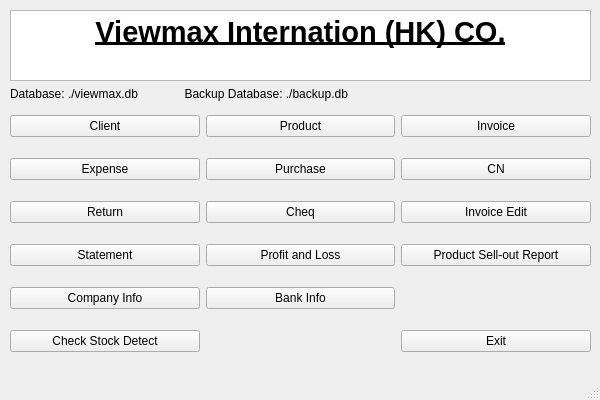
<?xml version="1.0" encoding="UTF-8"?>
<ui version="4.0">
 <class>MainWindow</class>
 <widget class="QMainWindow" name="MainWindow">
  <property name="geometry">
   <rect>
    <x>0</x>
    <y>0</y>
    <width>600</width>
    <height>400</height>
   </rect>
  </property>
  <property name="minimumSize">
   <size>
    <width>600</width>
    <height>400</height>
   </size>
  </property>
  <property name="maximumSize">
   <size>
    <width>600</width>
    <height>400</height>
   </size>
  </property>
  <property name="windowTitle">
   <string>MainWindow</string>
  </property>
  <widget class="QWidget" name="centralwidget">
   <widget class="QWidget" name="gridLayoutWidget">
    <property name="geometry">
     <rect>
      <x>10</x>
      <y>100</y>
      <width>581</width>
      <height>271</height>
     </rect>
    </property>
    <layout class="QGridLayout" name="gridLayout">
     <item row="0" column="3">
      <widget class="QPushButton" name="invoice">
       <property name="text">
        <string>Invoice</string>
       </property>
      </widget>
     </item>
     <item row="0" column="0">
      <widget class="QPushButton" name="client">
       <property name="text">
        <string>Client</string>
       </property>
      </widget>
     </item>
     <item row="3" column="2">
      <widget class="QPushButton" name="pl">
       <property name="text">
        <string>Profit and Loss</string>
       </property>
      </widget>
     </item>
     <item row="4" column="2">
      <widget class="QPushButton" name="bank_info">
       <property name="text">
        <string>Bank Info</string>
       </property>
      </widget>
     </item>
     <item row="2" column="2">
      <widget class="QPushButton" name="cheq">
       <property name="text">
        <string>Cheq</string>
       </property>
      </widget>
     </item>
     <item row="1" column="3">
      <widget class="QPushButton" name="cn">
       <property name="text">
        <string>CN</string>
       </property>
      </widget>
     </item>
     <item row="2" column="3">
      <widget class="QPushButton" name="inv_ed">
       <property name="text">
        <string>Invoice Edit</string>
       </property>
      </widget>
     </item>
     <item row="1" column="0">
      <widget class="QPushButton" name="expense">
       <property name="text">
        <string>Expense</string>
       </property>
      </widget>
     </item>
     <item row="0" column="2">
      <widget class="QPushButton" name="product">
       <property name="text">
        <string>Product</string>
       </property>
      </widget>
     </item>
     <item row="4" column="0">
      <widget class="QPushButton" name="comp">
       <property name="text">
        <string>Company Info</string>
       </property>
      </widget>
     </item>
     <item row="2" column="0">
      <widget class="QPushButton" name="returnnote">
       <property name="text">
        <string>Return</string>
       </property>
      </widget>
     </item>
     <item row="1" column="2">
      <widget class="QPushButton" name="purchase">
       <property name="text">
        <string>Purchase</string>
       </property>
      </widget>
     </item>
     <item row="3" column="3">
      <widget class="QPushButton" name="sell_out_rep">
       <property name="text">
        <string>Product Sell-out Report</string>
       </property>
      </widget>
     </item>
     <item row="3" column="0">
      <widget class="QPushButton" name="statement">
       <property name="text">
        <string>Statement</string>
       </property>
      </widget>
     </item>
     <item row="5" column="0">
      <widget class="QPushButton" name="detect_stock">
       <property name="text">
        <string>Check Stock Detect</string>
       </property>
      </widget>
     </item>
     <item row="5" column="3">
      <widget class="QPushButton" name="exit">
       <property name="text">
        <string>Exit</string>
       </property>
      </widget>
     </item>
    </layout>
   </widget>
   <widget class="QWidget" name="verticalLayoutWidget">
    <property name="geometry">
     <rect>
      <x>10</x>
      <y>10</y>
      <width>581</width>
      <height>91</height>
     </rect>
    </property>
    <layout class="QVBoxLayout" name="verticalLayout">
     <item>
      <widget class="QTextBrowser" name="textBrowser">
       <property name="html">
        <string>&lt;!DOCTYPE HTML PUBLIC &quot;-//W3C//DTD HTML 4.0//EN&quot; &quot;http://www.w3.org/TR/REC-html40/strict.dtd&quot;&gt;
&lt;html&gt;&lt;head&gt;&lt;meta name=&quot;qrichtext&quot; content=&quot;1&quot; /&gt;&lt;style type=&quot;text/css&quot;&gt;
p, li { white-space: pre-wrap; }
&lt;/style&gt;&lt;/head&gt;&lt;body style=&quot; font-family:'PMingLiU'; font-size:9pt; font-weight:400; font-style:normal;&quot;&gt;
&lt;p align=&quot;center&quot; style=&quot; margin-top:0px; margin-bottom:0px; margin-left:0px; margin-right:0px; -qt-block-indent:0; text-indent:0px;&quot;&gt;&lt;span style=&quot; font-size:22pt; font-weight:600; text-decoration: underline;&quot;&gt;Viewmax Internation (HK) CO.&lt;/span&gt;&lt;/p&gt;&lt;/body&gt;&lt;/html&gt;</string>
       </property>
      </widget>
     </item>
     <item>
      <widget class="QLabel" name="label">
       <property name="text">
        <string>Database: ./viewmax.db              Backup Database: ./backup.db</string>
       </property>
      </widget>
     </item>
    </layout>
   </widget>
  </widget>
  <widget class="QStatusBar" name="statusbar"/>
 </widget>
 <resources/>
 <connections>
  <connection>
   <sender>exit</sender>
   <signal>clicked()</signal>
   <receiver>statusbar</receiver>
   <slot>close()</slot>
   <hints>
    <hint type="sourcelabel">
     <x>507</x>
     <y>311</y>
    </hint>
    <hint type="destinationlabel">
     <x>553</x>
     <y>383</y>
    </hint>
   </hints>
  </connection>
 </connections>
</ui>
